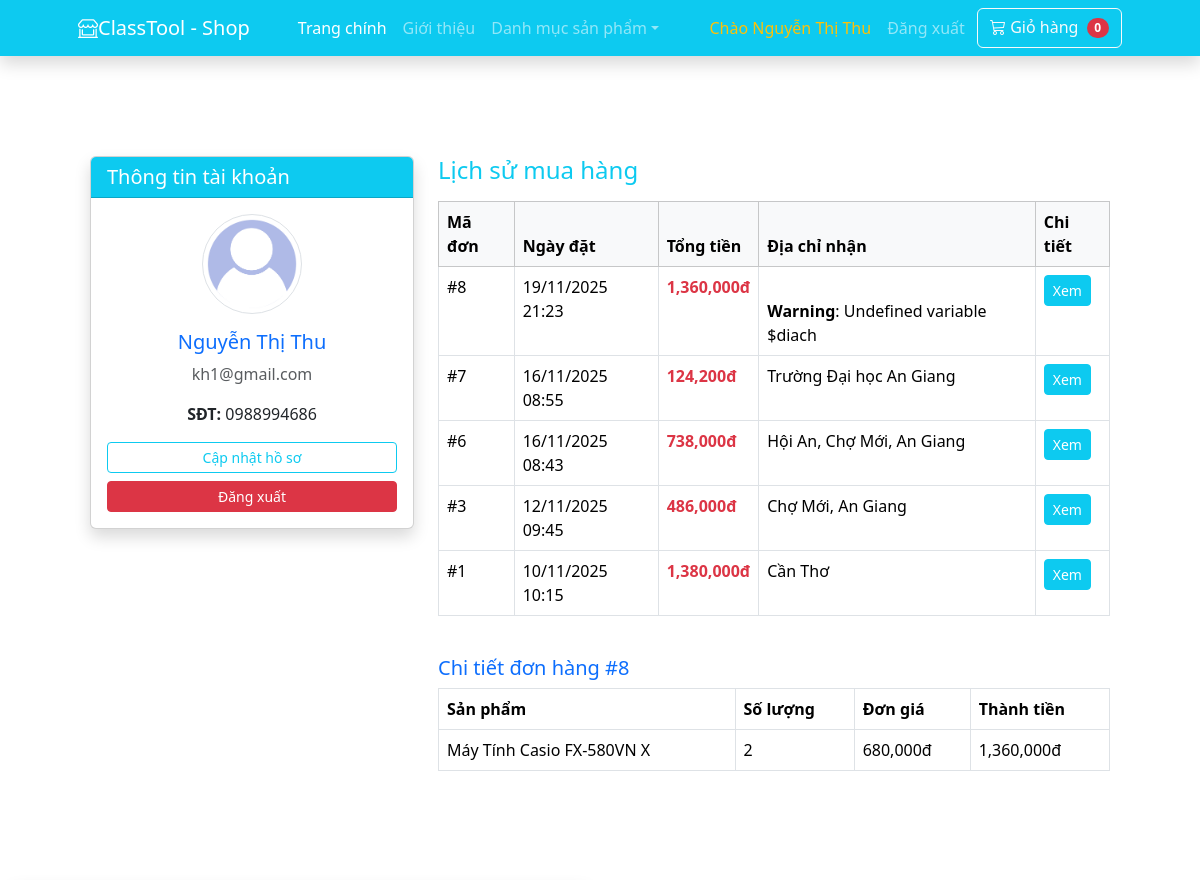
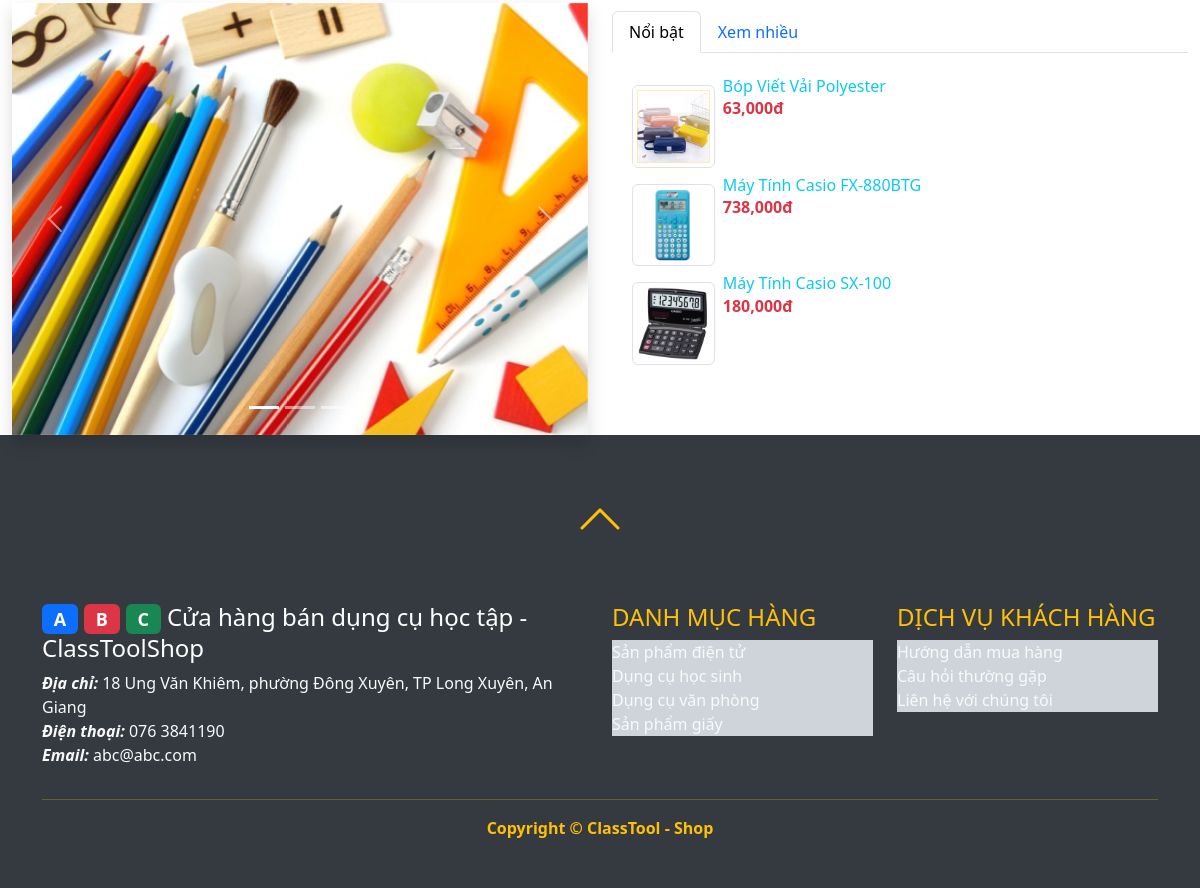
/index.php?action=thongtin&dhid=8 (signed in), run on the app's committed database (2 pictures, top to bottom).
### tables this page shows
CREATE TABLE `donhang` (
  `id` int(11) NOT NULL,
  `nguoidung_id` int(11) NOT NULL,
  `diachi` varchar(50) DEFAULT NULL,
  `ngay` datetime NOT NULL DEFAULT current_timestamp(),
  `tongtien` float NOT NULL DEFAULT 0,
  `ghichu` varchar(255) DEFAULT NULL
);

CREATE TABLE `donhangct` (
  `id` int(11) NOT NULL,
  `donhang_id` int(11) NOT NULL,
  `mathang_id` int(11) NOT NULL,
  `dongia` float NOT NULL DEFAULT 0,
  `soluong` int(11) NOT NULL DEFAULT 1,
  `thanhtien` float NOT NULL DEFAULT 0
);

CREATE TABLE `mathang` (
  `id` int(11) NOT NULL,
  `tenmathang` varchar(255) NOT NULL,
  `mota` text DEFAULT NULL,
  `giagoc` float NOT NULL DEFAULT 0,
  `giaban` float NOT NULL DEFAULT 0,
  `soluongton` int(11) NOT NULL DEFAULT 0,
  `hinhanh` varchar(255) DEFAULT NULL,
  `danhmuc_id` int(11) NOT NULL,
  `luotxem` int(11) NOT NULL DEFAULT 0,
  `luotmua` int(11) NOT NULL DEFAULT 0
);

CREATE TABLE `danhmuc` (
  `id` int(11) NOT NULL,
  `tendanhmuc` varchar(50) NOT NULL
);

### model/donhang.php (called while the page is built, shortened)
<?php
class DONHANG{
    public function laydanhsachdonhangtheokh($nguoidung_id){
        $dbcon = DATABASE::connect();
        try{
            $sql = "SELECT * FROM donhang WHERE nguoidung_id=:nguoidung_id ORDER BY id DESC";
            $cmd = $dbcon->prepare($sql);
            $cmd->bindValue(":nguoidung_id", $nguoidung_id);
            $cmd->execute();
            return $cmd->fetchAll();
        }
        catch(PDOException $e){ return null; }
    }
}
?>

### model/donhangct.php (called while the page is built, shortened)
<?php
class DONHANGCT{
	public function laychitietdonhang($id){
        $dbcon = DATABASE::connect();
        try{
            $sql = "SELECT c.*, m.id as mhid, m.tenmathang, m.hinhanh FROM donhangct c, mathang m WHERE c.donhang_id=:id AND c.mathang_id=m.id ORDER BY id DESC";
            $cmd = $dbcon->prepare($sql);
			$cmd->bindValue(":id", $id);
            $cmd->execute();
            $result = $cmd->fetchAll();
            return $result;
        }
        catch(PDOException $e){
            $error_message = $e->getMessage();
            echo "<p>Lỗi truy vấn: $error_message</p>";
            exit();
        }
    }
}
?>

### model/mathang.php (called while the page is built, shortened)
<?php
class MATHANG{
    public function laymathangxemnhieu(){
        $dbcon = DATABASE::connect();
        try{
            $sql = "SELECT * FROM mathang ORDER BY luotxem DESC LIMIT 3";
            $cmd = $dbcon->prepare($sql);
            $cmd->execute();
            $result = $cmd->fetchAll();
            return $result;
        }
        catch(PDOException $e){
            $error_message = $e->getMessage();
            echo "<p>Lỗi truy vấn: $error_message</p>";
            exit();
        }
    }
}
?>

### model/danhmuc.php (called while the page is built, shortened)
<?php
class DANHMUC{
    public function laydanhmuc(){
        $dbcon = DATABASE::connect();
        try{
            $sql = "SELECT * FROM danhmuc";
            $cmd = $dbcon->prepare($sql);
            $cmd->execute();
            $result = $cmd->fetchAll();
            return $result;
        }
        catch(PDOException $e){
            $error_message = $e->getMessage();
            echo "<p>Lỗi truy vấn: $error_message</p>";
            exit();
        }
    }
}
?>

### public/info.php (the view)
<?php include("inc/top.php"); ?>
<div class="container py-5">
    <div class="row">
        <div class="col-md-4">
            <div class="card shadow mb-4">
                <div class="card-header bg-info text-white">
                    <h5 class="mb-0">Thông tin tài khoản</h5>
                </div>
                <div class="card-body text-center">
                    <img src="../images/users/user.png" class="img-thumbnail mb-3 rounded-circle" width="100px" alt="Avatar">
                    <h5 class="text-primary"><?php echo $_SESSION["khachhang"]["hoten"]; ?></h5>
                    <p class="text-muted"><?php echo $_SESSION["khachhang"]["email"]; ?></p>
                    <p><strong>SĐT:</strong> <?php echo $_SESSION["khachhang"]["sodienthoai"]; ?></p>
                    <div class="d-grid gap-2">
                        <a href="index.php?action=hoso" class="btn btn-outline-info btn-sm">Cập nhật hồ sơ</a>
                        <a href="index.php?action=dangxuat" class="btn btn-danger btn-sm">Đăng xuất</a>
                    </div>
                </div>
            </div>
        </div>
        <div class="col-md-8">
            <h4 class="text-info mb-3">Lịch sử mua hàng</h4>
            <?php if(empty($donhang)): ?>
                <div class="alert alert-warning">Bạn chưa có đơn hàng nào. <a href="index.php">Mua sắm ngay!</a></div>
            <?php else: ?>
                <div class="table-responsive">
                    <table class="table table-hover table-bordered">
                        <thead class="table-light">
                            <tr><th>Mã đơn</th><th>Ngày đặt</th><th>Tổng tiền</th><th>Địa chỉ nhận</th><th>Chi tiết</th></tr>
                        </thead>
                        <tbody>
                            <?php foreach($donhang as $d): ?>
                            <tr>
                                <td>#<?php echo $d['id']; ?></td>
                                <td><?php echo date('d/m/Y H:i', strtotime($d['ngay'])); ?></td>
                                <td class="text-danger fw-bold"><?php echo number_format($d['tongtien']); ?>đ</td>
                                <td><?php echo $d['diachi']; ?></td>
                                <td><a href="index.php?action=thongtin&dhid=<?php echo $d['id']; ?>" class="btn btn-sm btn-info text-white">Xem</a></td>
                            </tr>
                            <?php endforeach; ?>
                        </tbody>
                    </table>
                </div>
            <?php endif; ?>
            <?php if(isset($donhangct)): ?>
            <div class="mt-4">
                <h5 class="text-primary">Chi tiết đơn hàng #<?php echo $_GET['dhid']; ?></h5>
                <table class="table table-bordered">
                    <thead><tr><th>Sản phẩm</th><th>Số lượng</th><th>Đơn giá</th><th>Thành tiền</th></tr></thead>
                    <tbody>
                        <?php foreach($donhangct as $ct): ?>
                        <tr>
                            <td><?php echo $ct['tenmathang']; ?></td>
                            <td><?php echo $ct['soluong']; ?></td>
                            <td><?php echo number_format($ct['dongia']); ?>đ</td>
                            <td><?php echo number_format($ct['thanhtien']); ?>đ</td>
                        </tr>
                        <?php endforeach; ?>
                    </tbody>
                </table>
            </div>
            <?php endif; ?>
        </div>
    </div>
</div>
<?php include("inc/bottom.php"); ?>

### public/inc/bottom.php (shortened to what this page needs)
            </div>
        </section>
        <section>
            <div class="container-fluid">
                <div class="row">
                    <div class="col-md-6">
                        <?php include("inc/carousel.php"); ?>
                    </div>
                    <div class="col-md-6 pt-2">
                      <ul class="nav nav-tabs" role="tablist">
                        <li class="nav-item">
                          <a class="nav-link active" data-bs-toggle="tab" href="#menu1">Nổi bật</a>
                        </li>
                        <li class="nav-item">
                          <a class="nav-link" data-bs-toggle="tab" href="#menu2">Xem nhiều</a>
                        </li>
                      </ul>
                      <div class="tab-content">
                        <div id="menu1" class="container tab-pane active"><br>
                          <?php include("inc/topview.php"); ?>
                        </div>
                      </div>
                    </div>
                </div>
            </div>
        </section>
        <footer class="py-5" style="background-color:#343a40;">
    <div class="text-center mb-5">
        <a class="text-warning" href="#top">
            <i class="bi bi-chevron-up" style="font-size: 3rem; font-weight: bold;"></i>
        </a>
    </div>
    <div class="container">
        <div class="row">
            <div class="col-md-6 text-light">
                <a href="index.php" class="text-decoration-none text-white">
                    <h4>
                        <span class="badge text-white bg-primary">A</span>
                        <span class="badge text-white bg-danger">B</span>
                        <span class="badge text-white bg-success">C</span>
                        Cửa hàng bán dụng cụ học tập - ClassToolShop
                    </h4>
                </a>
                <p>
                    <b><i>Địa chỉ:</i></b> 18 Ung Văn Khiêm, phường Đông Xuyên, TP Long Xuyên, An Giang<br>
                    <b><i>Điện thoại:</i></b> 076 3841190<br>
                    <b><i>Email:</i></b> abc@abc.com
                </p>
            </div>
            <div class="col-md-3 text-light">
                <h4 style="color:#ffc107;">DANH MỤC HÀNG</h4>
                <?php foreach ($danhmuc as $d): ?>
                    <a class="list-group-item list-group-item-dark text-light" href="?action=group&id=<?php echo $d["id"]; ?>">
                        <?php echo $d["tendanhmuc"]; ?>
                    </a>
                <?php endforeach; ?>
            </div>
            <div class="col-md-3 text-light">
                <h4 style="color:#ffc107;">DỊCH VỤ KHÁCH HÀNG</h4>
                <a href="#" class="list-group-item list-group-item-dark text-light">Hướng dẫn mua hàng</a>
                <a href="#" class="list-group-item list-group-item-dark text-light">Câu hỏi thường gặp</a>
                <a href="#" class="list-group-item list-group-item-dark text-light">Liên hệ với chúng tôi</a>
            </div>
        </div>
        <hr style="border-color:#ffc107;">
        <p class="m-0 text-center text-warning fw-bolder">Copyright &copy; ClassTool - Shop</p>
    </div>
</footer>
    </body>
</html>

### public/inc/topview.php
<div class="d-flex flex-column">
<?php foreach($mathangxemnhieu as $x): ?>
	<div style="max-height:100px"><a class="text-decoration-none" href="index.php?action=detail&id=<?php echo $x["id"]; ?>">
		<img style="max-width:15%" class="img-thumbnail float-start m-2"
			src="../<?php echo $x["hinhanh"]; ?>"
			alt="<?php echo $x["tenmathang"]; ?>">
		<h6 class="card-title text-info"><?php echo $x["tenmathang"]; ?></h6>
		<p class="card-text text-danger fw-bold"><?php echo number_format($x["giaban"]); ?>đ</p>	</a>
	</div>
<?php endforeach; ?>
</div>

### data on the page
donhang: id "8", ngay "19/11/2025 21:23", tongtien "1,360,000", diachi "Warning : Undefined variable $diach"
donhang: id "7", ngay "16/11/2025 08:55", tongtien "124,200", diachi "Trường Đại học An Giang"
donhang: id "6", ngay "16/11/2025 08:43", tongtien "738,000", diachi "Hội An, Chợ Mới, An Giang"
donhang: id "3", ngay "12/11/2025 09:45", tongtien "486,000", diachi "Chợ Mới, An Giang"
donhang: id "1", ngay "10/11/2025 10:15", tongtien "1,380,000", diachi "Cần Thơ"
donhangct: mathang.tenmathang "Máy Tính Casio FX-580VN X", soluong "2", dongia "680,000", thanhtien "1,360,000"
mathang: hinhanh (picture), tenmathang "Bóp Viết Vải Polyester", giaban "63,000"
mathang: hinhanh (picture), tenmathang "Máy Tính Casio FX-880BTG", giaban "738,000"
mathang: hinhanh (picture), tenmathang "Máy Tính Casio SX-100", giaban "180,000"
danhmuc: tendanhmuc "Sản phẩm điện tử"
danhmuc: tendanhmuc "Dụng cụ học sinh"
danhmuc: tendanhmuc "Dụng cụ văn phòng"
danhmuc: tendanhmuc "Sản phẩm giấy"

### other printed values
$_SESSION["khachhang"]["hoten"] "Nguyễn Thị Thu"
demhangtronggio() "0"
$_SESSION["khachhang"]["email"] "kh1@gmail.com"
$_SESSION["khachhang"]["sodienthoai"] "0988994686"
$_GET['dhid'] "8"
